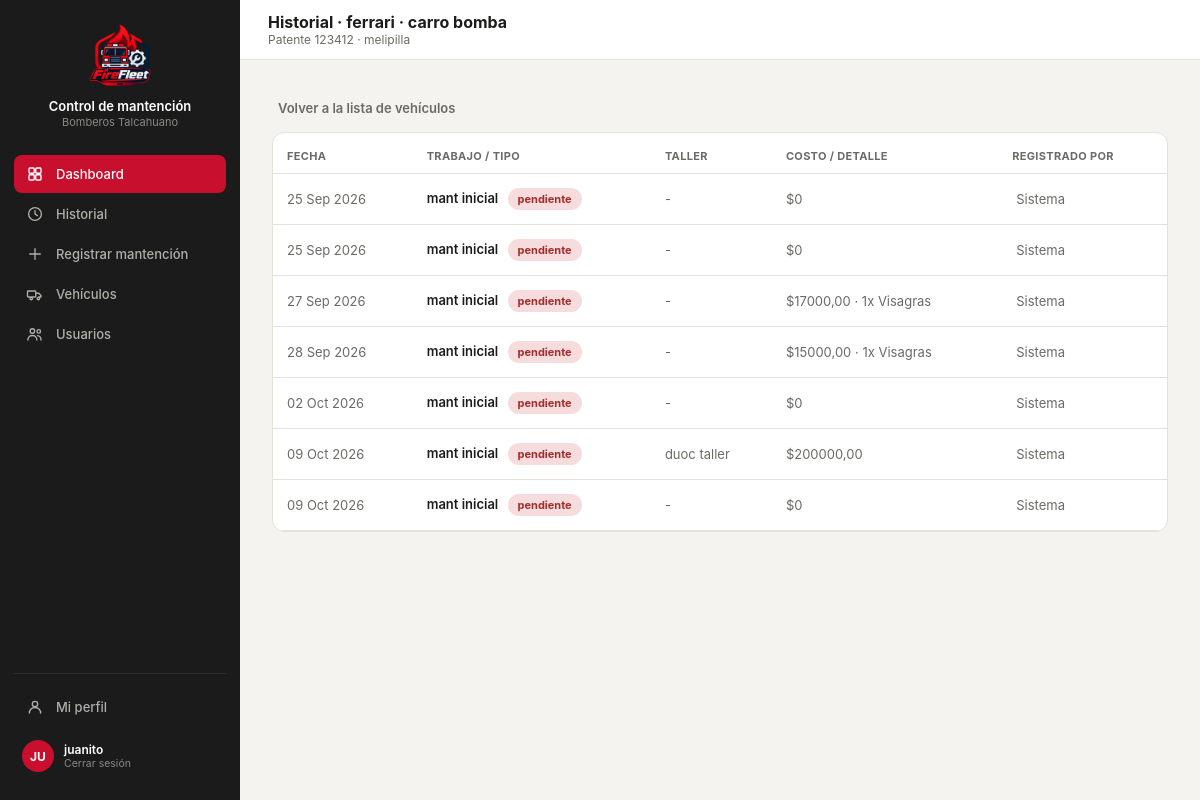
Page /detalle/1/ (signed in) on the earlier database version.
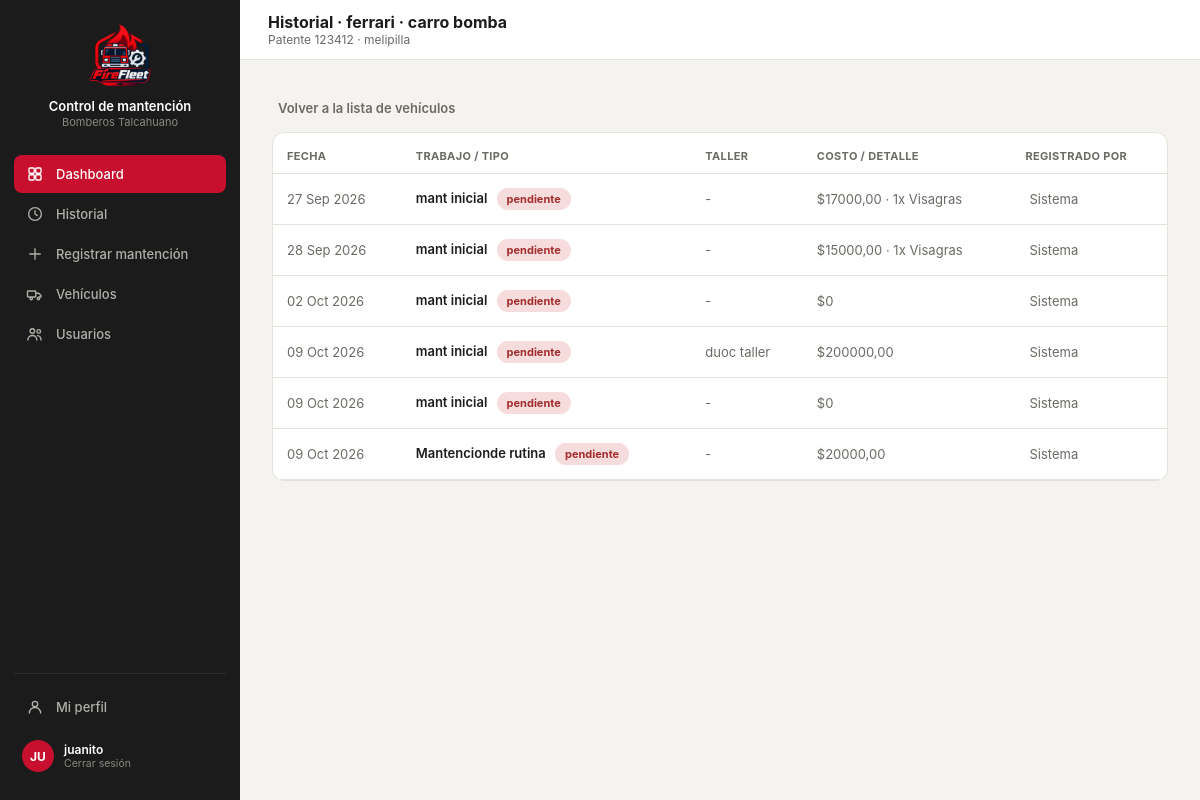
Same page on the later database version.
### core/models.py (models this page shows, shortened)
class Mantencion(models.Model):
    id_mant = models.AutoField(primary_key=True)
    id_vehi = models.ForeignKey(
        Vehiculo, on_delete=models.CASCADE, db_column="id_vehi", related_name="mantenciones",
    )
    id_tipo = models.ForeignKey(
        TipoMantencion, on_delete=models.PROTECT, db_column="id_tipo", related_name="mantenciones",
    )
    descripcion = models.TextField(blank=True, default='')
    fecha_in = models.DateField(auto_now_add=True)
    fecha_ter = models.DateField(null=True, blank=True)
    estado = models.CharField(max_length=30, default="pendiente")
    costo_t = models.DecimalField(max_digits=12, decimal_places=2, default=0)
    respon = models.CharField(max_length=120, blank=True)
    class Meta:
        db_table = "mantencion"

class TipoMantencion(models.Model):
    id_tipo = models.AutoField(primary_key=True)
    nombre = models.CharField(max_length=100)
    categ = models.CharField(max_length=50, blank=True)
    perio = models.CharField(max_length=50, blank=True)
    class Meta:
        db_table = "tipomantencion"
        verbose_name = "Tipo de mantención"
        verbose_name_plural = "Tipos de mantención"

class MantencionInsu(models.Model):
    id_mant = models.ForeignKey(
        Mantencion, on_delete=models.CASCADE, db_column="id_mant", related_name="insumos_usados",
    )
    id_insu = models.ForeignKey(
        Insumo, on_delete=models.PROTECT, db_column="id_insu", related_name="mantenciones",
    )
    cant = models.DecimalField(max_digits=10, decimal_places=2, default=1)
    costo_aso = models.DecimalField(max_digits=12, decimal_places=2, default=0)
    class Meta:
        db_table = "mantencion_insu"
        unique_together = (('id_mant', 'id_insu'),)

class Insumo(models.Model):
    id_insu = models.AutoField(primary_key=True)
    nombre = models.CharField(max_length=150)
    tipo_i = models.CharField(max_length=80, blank=True)
    unidad_m = models.CharField(max_length=20, blank=True)
    costo_uni = models.DecimalField(max_digits=12, decimal_places=2, default=0)
    stock = models.IntegerField(default=0)
    class Meta:
        db_table = "insumo"

### core/views.py (the view)
# urls.py: path('detalle/<int:vehiculo_id>/', views.detalle, name='detalle'),
@login_required(login_url='index')
def detalle(request, vehiculo_id):
    perfil, current_user_data = _datos_usuario_actual(request)
    current_user_data['role'] = current_user_data['rol']
    vehiculo = get_object_or_404(Vehiculo, pk=vehiculo_id)
    mantenciones = Mantencion.objects.filter(id_vehi=vehiculo)
    context = {
        'current_user': current_user_data,  # <-- verifica si es admin el user
        'vehiculo': vehiculo,
        'mantenciones': mantenciones,
    }
    return render(request, 'core/historial-detalle.html', context)

### core/models.py (called while the page is built)
    def __str__(self):
        return self.nombre

### core/views.py (called while the page is built)
def _datos_usuario_actual(request):
    perfil_usuario = getattr(request.user, 'perfil', None)
    is_admin = request.user.is_superuser or bool(
        perfil_usuario and (perfil_usuario.rol or '').lower() == 'administrador'
    )
    if perfil_usuario:
        nombre = perfil_usuario.nombre
        rol = perfil_usuario.rol
        comp = str(perfil_usuario.id_compania) if perfil_usuario.id_compania else 'Sin Compañía'
    else:
        nombre = request.user.get_full_name() or request.user.username
        rol = ''
        comp = 'Sin Compañía'
    return perfil_usuario, {
        'name': nombre,
        'rol': rol,
        'comp': comp,
        'initials': ''.join([palabra[0].upper() for palabra in nombre.split()[:2]]) or '??',
        'isAdmin': is_admin,
    }

### core/templates/core/historial-detalle.html (shortened to what the changed rows need)
{% load static %}
<!DOCTYPE html>
<html lang="es">
<head>
<link rel="stylesheet" href="https://cdnjs.cloudflare.com/ajax/libs/tabler-icons/2.44.0/iconfont/tabler-icons.min.css">
<link rel="stylesheet" href="{% static 'styles.css' %}">
</head>
<body>
<div class="layout">
  <div class="main">
    <div class="topbar">
      <div style="display:flex; align-items:center; gap:12px;">
        <div>
          <h2 id="topbar-title">Historial · {{ vehiculo.modelo }} · {{ vehiculo.tipo_v }}</h2>
        </div>
      </div>
    </div>
    <div class="content" id="content">
      {% if mantenciones %}
        <div class="card" style="padding:0; overflow:hidden;">
          <table>
            <thead>
              <tr>
                <th>Fecha</th>
                <th>Trabajo / Tipo</th>
                <th>Taller</th>
                <th>Costo / detalle</th>
                <th>Registrado por</th>
              </tr>
            </thead>
            <tbody>
              {% for m in mantenciones %}
              <tr>
                <td style="color:var(--text2); white-space:nowrap;">{{ m.fecha_in|date:"d M Y" }}</td>
                <td style="font-weight:600;">
                  {{ m.id_tipo.nombre|default:"Sin especificar" }}
                  {% if m.estado %}
  {% if m.estado == 'Preventiva' or m.estado == 'Completada' %}
    <span class="pill" style="margin-left:6px; background:var(--green-bg); color:var(--green);">
  {% else %}
    <span class="pill" style="margin-left:6px; background:var(--danger-bg); color:var(--danger);">
  {% endif %}
      {{ m.estado }}
    </span>
{% endif %}
                </td>
                <td style="color:var(--text2);">{{ m.respon|default:"-" }}</td>
                <td style="color:var(--text2);">
                  ${{ m.costo_t|default:0 }}
      {% if m.insumos_usados.all %}
        ·
        {% for i in m.insumos_usados.all %}
          {{ i.cant|floatformat:"-2" }}x {{ i.id_insu.nombre }}{% if not forloop.last %}, {% endif %}
        {% endfor %}
      {% endif %}
    </td>
                <td style="color:var(--text2); white-space:nowrap;">
                  {{ m.empleados_asignados|default:"Sistema" }}
                </td>
              </tr>
              {% endfor %}
            </tbody>
          </table>
        </div>
      {% else %}
        <div class="card" style="text-align:center; padding:50px 20px; color:var(--text2);">
          <i class="ti ti-file-off" style="font-size:28px;"></i>
          <p style="font-size:13px; margin:10px 0 0;">Este vehículo aún no tiene mantenciones registradas.</p>
        </div>
      {% endif %}
    </div>
  </div>
</div>
</body>
</html>

Differences in the rows shown:
no longer on this page (row edited): Mantencion: fecha_in "25 Sep 2026", id_tipo.nombre "mant inicial", estado "pendiente", respon "-", costo_t "0", empleados_asignados "Sistema"
removed Mantencion: fecha_in "25 Sep 2026", id_tipo.nombre "mant inicial", estado "pendiente", respon "-", costo_t "0", empleados_asignados "Sistema"
added Mantencion: fecha_in "09 Oct 2026", id_tipo.nombre "Mantencionde rutina", estado "pendiente", respon "-", costo_t "20000,00", empleados_asignados "Sistema"
